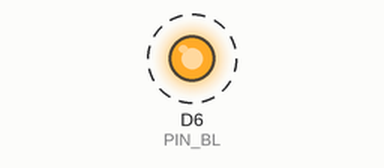
Simulated run of this sketch. Board: ESP8266 (NodeMCU). Parts: output pins drawn as LEDs (lit = HIGH). Dashed ring = blinking.

Above: at 0.2 s.
Timing chart, 0 to 3.0 s (numbered marks = the images above):
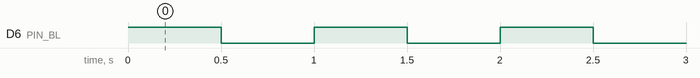

Measured:
- by itself, D6 (PIN_BL): alternates HIGH for 0.50 s and LOW for 0.50 s

The sketch:

PetCube_BLTest.ino
```cpp
// Minimal test: solo backlight blink — niente TFT, niente librerie
// Se questo funziona: ESP è OK, il crash è dentro tft.init()

#define PIN_BL D6

void setup() {
    pinMode(PIN_BL, OUTPUT);
}

void loop() {
    digitalWrite(PIN_BL, HIGH);
    delay(500);
    digitalWrite(PIN_BL, LOW);
    delay(500);
}
```
